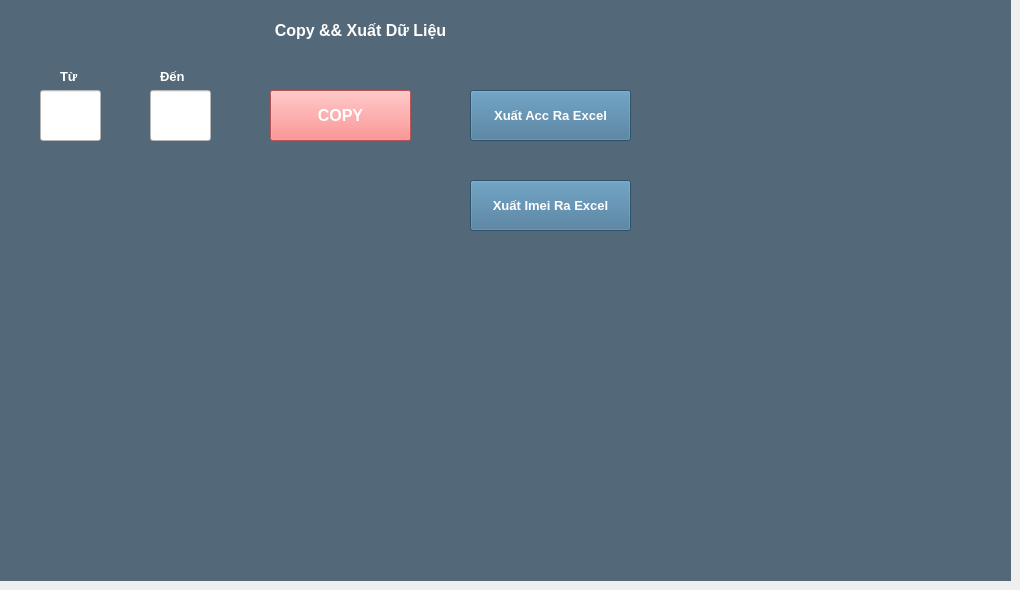
    <widget class="QWidget" name="tab_3">
     <attribute name="title">
      <string>Xuất Dữ Liệu</string>
     </attribute>
     <widget class="QWidget" name="widget_4" native="true">
      <property name="geometry">
       <rect>
        <x>0</x>
        <y>0</y>
        <width>1011</width>
        <height>581</height>
       </rect>
      </property>
      <property name="styleSheet">
       <string notr="true">background-color:	#536878</string>
      </property>
      <widget class="QPushButton" name="pushButton_ExcelAccLZD">
       <property name="geometry">
        <rect>
         <x>470</x>
         <y>90</y>
         <width>161</width>
         <height>51</height>
        </rect>
       </property>
       <property name="font">
        <font>
         <pointsize>10</pointsize>
         <weight>75</weight>
         <bold>true</bold>
        </font>
       </property>
       <property name="styleSheet">
        <string notr="true">background-color: #407294;

border-width:5px;
color:white;</string>
       </property>
       <property name="text">
        <string>Xuất Acc Ra Excel</string>
       </property>
      </widget>
      <widget class="QLineEdit" name="lineEdit_From">
       <property name="geometry">
        <rect>
         <x>40</x>
         <y>90</y>
         <width>61</width>
         <height>51</height>
        </rect>
       </property>
       <property name="styleSheet">
        <string notr="true">background-color:white;
color:black;</string>
       </property>
      </widget>
      <widget class="QLineEdit" name="lineEdit_End">
       <property name="geometry">
        <rect>
         <x>150</x>
         <y>90</y>
         <width>61</width>
         <height>51</height>
        </rect>
       </property>
       <property name="styleSheet">
        <string notr="true">background-color:white;
color:black;</string>
       </property>
      </widget>
      <widget class="QLabel" name="label_5">
       <property name="geometry">
        <rect>
         <x>260</x>
         <y>20</y>
         <width>201</width>
         <height>21</height>
        </rect>
       </property>
       <property name="font">
        <font>
         <pointsize>12</pointsize>
         <weight>75</weight>
         <bold>true</bold>
        </font>
       </property>
       <property name="styleSheet">
        <string notr="true">color:white</string>
       </property>
       <property name="text">
        <string>&lt;html&gt;&lt;head/&gt;&lt;body&gt;&lt;p align=&quot;center&quot;&gt;Copy &amp;&amp; Xuất Dữ Liệu&lt;/p&gt;&lt;/body&gt;&lt;/html&gt;</string>
       </property>
      </widget>
      <widget class="QLabel" name="label_7">
       <property name="geometry">
        <rect>
         <x>60</x>
         <y>70</y>
         <width>47</width>
         <height>13</height>
        </rect>
       </property>
       <property name="font">
        <font>
         <pointsize>10</pointsize>
         <weight>75</weight>
         <bold>true</bold>
        </font>
       </property>
       <property name="styleSheet">
        <string notr="true">color:white</string>
       </property>
       <property name="text">
        <string>Từ</string>
       </property>
      </widget>
      <widget class="QLabel" name="label_8">
       <property name="geometry">
        <rect>
         <x>160</x>
         <y>70</y>
         <width>47</width>
         <height>13</height>
        </rect>
       </property>
       <property name="font">
        <font>
         <pointsize>10</pointsize>
         <weight>75</weight>
         <bold>true</bold>
        </font>
       </property>
       <property name="styleSheet">
        <string notr="true">color:white</string>
       </property>
       <property name="text">
        <string>Đến</string>
       </property>
      </widget>
      <widget class="QPushButton" name="pushButton_CopyAccLZD">
       <property name="geometry">
        <rect>
         <x>270</x>
         <y>90</y>
         <width>141</width>
         <height>51</height>
        </rect>
       </property>
       <property name="font">
        <font>
         <pointsize>12</pointsize>
         <weight>75</weight>
         <bold>true</bold>
        </font>
       </property>
       <property name="styleSheet">
        <string notr="true">background-color: #ff7373;

border-width:5px;
color:white;</string>
       </property>
       <property name="text">
        <string>COPY</string>
       </property>
      </widget>
      <widget class="QPushButton" name="pushButton_ExcelListImei">
       <property name="geometry">
        <rect>
         <x>470</x>
         <y>180</y>
         <width>161</width>
         <height>51</height>
        </rect>
       </property>
       <property name="font">
        <font>
         <pointsize>10</pointsize>
         <weight>75</weight>
         <bold>true</bold>
        </font>
       </property>
       <property name="styleSheet">
        <string notr="true">background-color: #407294;

border-width:5px;
color:white;</string>
       </property>
       <property name="text">
        <string>Xuất Imei Ra Excel</string>
       </property>
      </widget>
     </widget>
    </widget>
